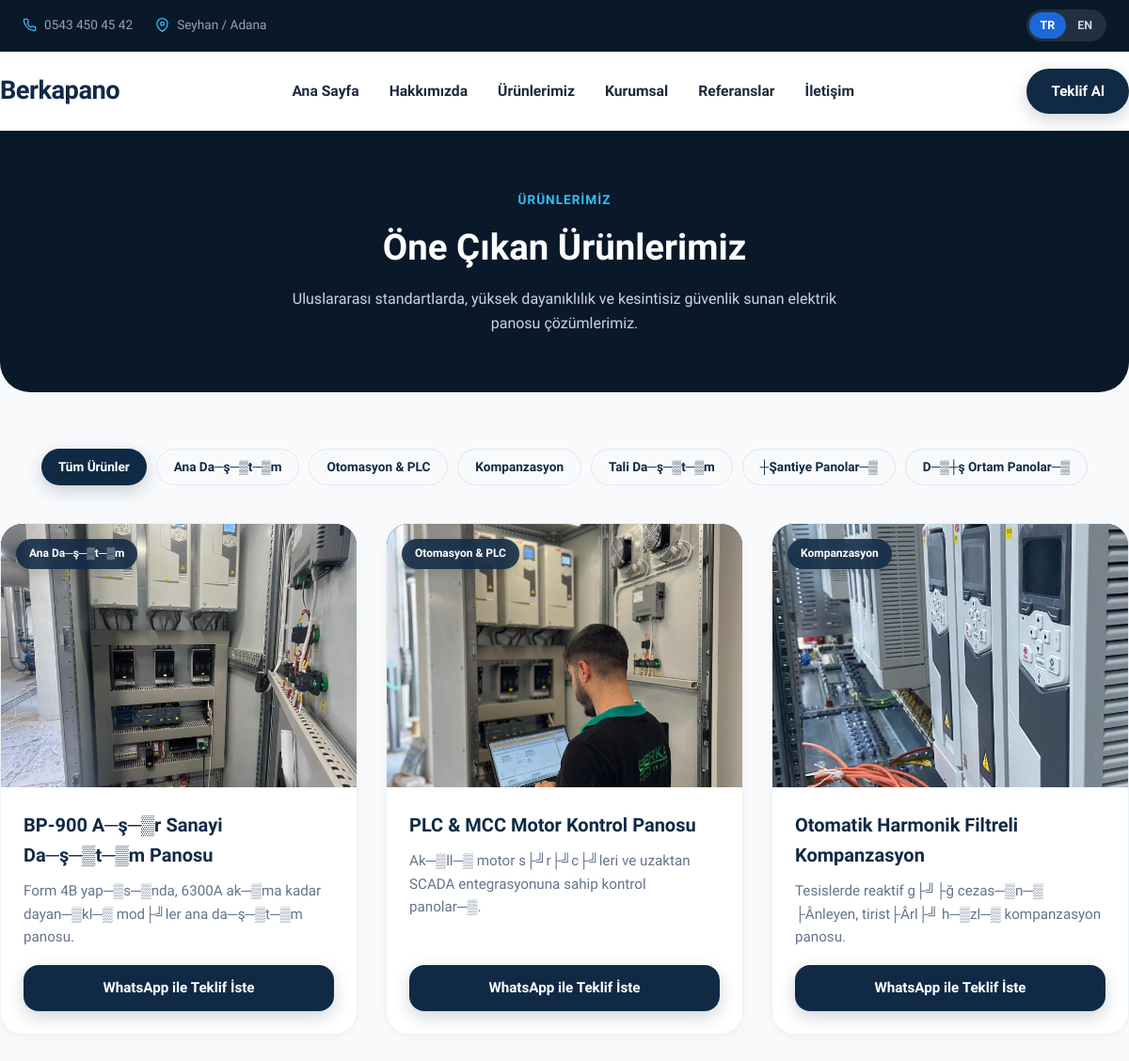
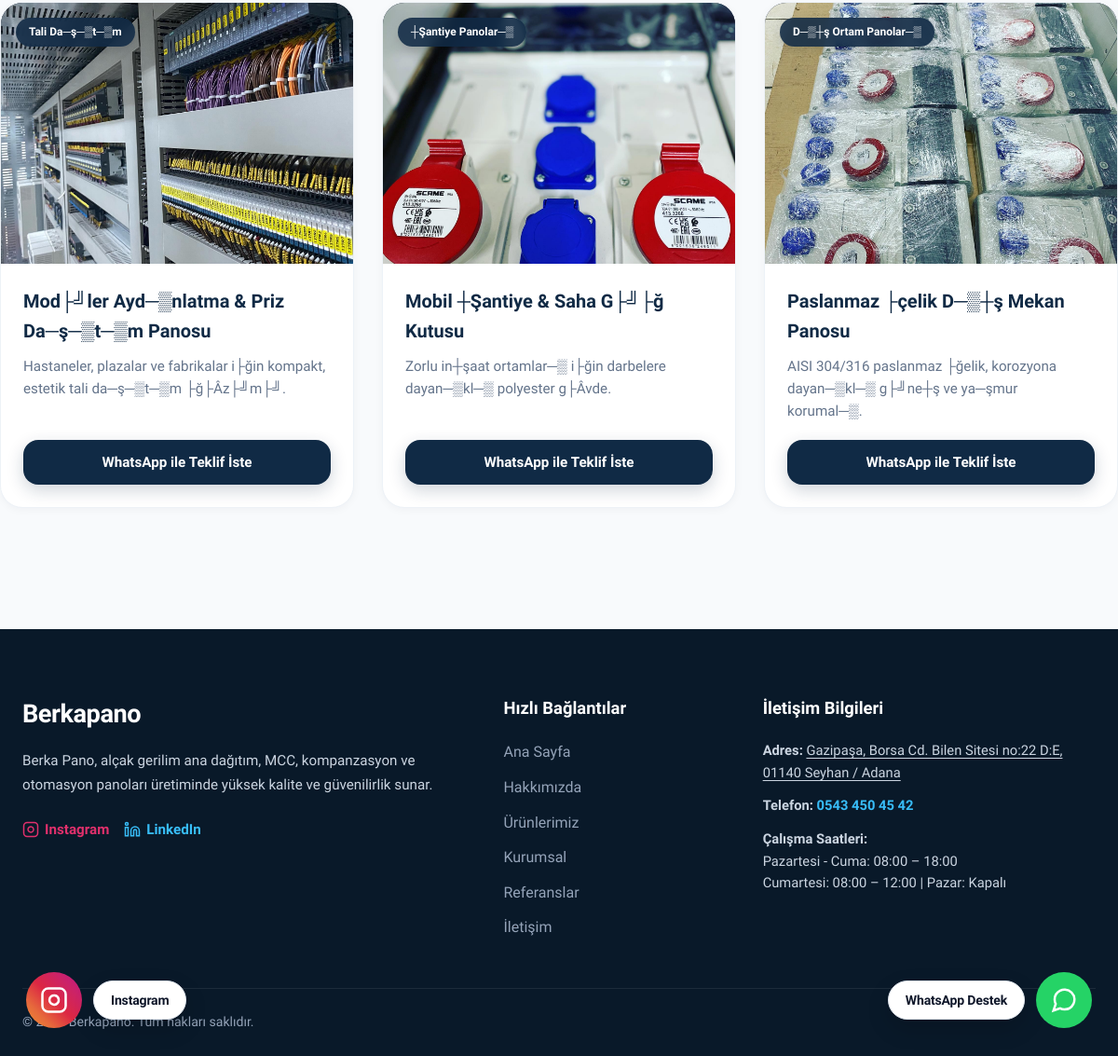
/products.php, run on the app's committed database (2 pictures, top to bottom).
### tables this page shows
CREATE TABLE `products` (
  `id` int(11) NOT NULL AUTO_INCREMENT,
  `category` varchar(100) NOT NULL DEFAULT 'Genel',
  `title_tr` varchar(255) NOT NULL,
  `title_en` varchar(255) NOT NULL,
  `code` varchar(100) NOT NULL,
  `short_desc_tr` text DEFAULT NULL,
  `short_desc_en` text DEFAULT NULL,
  `specs_tr` text DEFAULT NULL,
  `specs_en` text DEFAULT NULL,
  `image` varchar(255) DEFAULT NULL,
  `is_featured` tinyint(1) DEFAULT 0,
  `sort_order` int(11) DEFAULT 0,
  `created_at` datetime DEFAULT current_timestamp(),
  PRIMARY KEY (`id`)
);

### inc/lang.php (called while the page is built, shortened)
<?php
$currentLang = $_SESSION['lang'] ?? 'tr';
function t(string $key, ?string $lang = null): string {
    global $translations, $currentLang;
    $l = $lang ?? $currentLang;
    return $translations[$l][$key] ?? $translations['tr'][$key] ?? $key;
}
function localized(?array $row, string $fieldPrefix, ?string $lang = null): string {
    global $currentLang;
    $l = $lang ?? $currentLang;
    $field = $fieldPrefix . '_' . $l;
    if (!empty($row[$field])) {
        return (string)$row[$field];
    }
    $fallbackField = $fieldPrefix . '_tr';
    return (string)($row[$fallbackField] ?? $row[$fieldPrefix] ?? '');
}

### inc/config.php (called while the page is built, shortened)
<?php
function getSettings(PDO $db): array {
    $stmt = $db->query("SELECT setting_key, setting_value FROM settings");
    $settings = [];
    while ($row = $stmt->fetch()) {
        $settings[$row['setting_key']] = $row['setting_value'];
    }
    return $settings;
}
function e(?string $string): string {
    return htmlspecialchars($string ?? '', ENT_QUOTES | ENT_SUBSTITUTE, 'UTF-8');
}

### products.php (the view, shortened to what this page needs)
<?php
require_once __DIR__ . '/inc/config.php';
require_once __DIR__ . '/inc/lang.php';
$selectedCat = $_GET['cat'] ?? null;
if ($selectedCat) {
    $stmt = $db->prepare("SELECT * FROM products WHERE category LIKE ? ORDER BY sort_order ASC, id DESC");
    $stmt->execute(['%' . $selectedCat . '%']);
} else {
    $stmt = $db->query("SELECT * FROM products ORDER BY sort_order ASC, id DESC");
}
$products = $stmt->fetchAll();
$categories = $db->query("SELECT DISTINCT category FROM products WHERE category IS NOT NULL AND category != ''")->fetchAll(PDO::FETCH_COLUMN);
require_once __DIR__ . '/inc/header.php';
?>
<div style="background: var(--color-primary-dark); color: #fff; padding: 60px 0; border-bottom-left-radius: var(--radius-xl); border-bottom-right-radius: var(--radius-xl);">
    <div class="container" style="text-align: center;">
        <span class="section-tag" style="color: #38bdf8;"><?= t('nav_products') ?></span>
        <h1 style="font-size: 2.4rem; font-weight: 800; font-family: var(--font-display); margin-bottom: 12px;"><?= t('featured_products') ?></h1>
        <p style="color: #cbd5e1; max-width: 600px; margin: 0 auto;"><?= t('featured_products_desc') ?></p>
    </div>
</div>
<div class="container section-wrapper">
    <div style="display: flex; gap: 10px; justify-content: center; flex-wrap: wrap; margin-bottom: 40px;">
        <a href="products.php" class="btn <?= empty($selectedCat) ? 'btn-primary' : 'btn-outline' ?>" style="padding: 8px 18px; font-size: 0.85rem;">
            <?= t('all_products') ?>
        </a>
        <?php foreach ($categories as $cat): ?>
            <a href="products.php?cat=<?= urlencode($cat) ?>"
               class="btn <?= ($selectedCat === $cat) ? 'btn-primary' : 'btn-outline' ?>"
               style="padding: 8px 18px; font-size: 0.85rem;">
                <?= e($cat) ?>
            </a>
        <?php endforeach; ?>
    </div>
    <div class="product-grid">
        <?php if (empty($products)): ?>
            <div style="grid-column: 1 / -1; text-align: center; padding: 60px; color: var(--color-text-muted);">
                <h3>Bu kategoride henüz ürün bulunmuyor.</h3>
            </div>
        <?php else: ?>
            <?php foreach ($products as $prod): ?>
                <div class="product-card">
                    <div class="product-img-wrap">
                        <span class="product-tag"><?= e($prod['category']) ?></span>
                        <img src="images/<?= e($prod['image']) ?>" alt="<?= e(localized($prod, 'title')) ?>">
                    </div>
                    <div class="product-content">
                        <h3 class="product-title"><?= e(localized($prod, 'title')) ?></h3>
                        <p class="product-desc"><?= e(localized($prod, 'short_desc')) ?></p>
                        <a href="https://wa.me/905434504542?text=Merhaba,%20<?= urlencode(localized($prod, 'title')) ?>%20hakkinda%20bilgi%20ve%20fiyat%20almak%20istiyorum." target="_blank" rel="noopener" class="btn btn-primary" style="width: 100%; border-radius: var(--radius-md);">
                            WhatsApp ile Teklif İste
                        </a>
                    </div>
                </div>
            <?php endforeach; ?>
        <?php endif; ?>
    </div>
</div>
<?php require_once __DIR__ . '/inc/footer.php'; ?>

### inc/header.php (shortened to what this page needs)
<?php
$settings = getSettings($db);
?>
<!DOCTYPE html>
<html lang="<?= e($currentLang) ?>">
<head>
    <link rel="stylesheet" href="css/style.css">
</head>
<body>
    <header class="topbar">
        <div class="container topbar-content">
            <div class="topbar-items">
                <div class="topbar-item">
                    <a href="tel:<?= preg_replace('/\s+/', '', $settings['phone'] ?? '05434504542') ?>"><?= e($settings['phone'] ?? '0543 450 45 42') ?></a>
                </div>
                <div class="topbar-item">
                    <svg viewBox="0 0 24 24" fill="none" stroke="currentColor" stroke-width="2"><path d="M21 10c0 7-9 13-9 13s-9-6-9-13a9 9 0 0118 0z"/><circle cx="12" cy="10" r="3"/></svg>
                    <span>Seyhan / Adana</span>
                </div>
            </div>
            <div class="topbar-actions">
                <div class="lang-switch">
                    <a href="?lang=tr" class="lang-btn <?= $currentLang === 'tr' ? 'active' : '' ?>">TR</a>
                    <a href="?lang=en" class="lang-btn <?= $currentLang === 'en' ? 'active' : '' ?>">EN</a>
                </div>
            </div>
        </div>
    </header>
    <div class="site-header">
        <div class="container navbar">
            <a href="index.php" class="logo">
                Berkapano
            </a>
            <ul class="nav-menu" id="navMenu">
                <li><a href="index.php" class="nav-link"><?= t('nav_home') ?></a></li>
                <li><a href="page.php?slug=hakkimizda" class="nav-link"><?= t('nav_about') ?></a></li>
                <li><a href="products.php" class="nav-link"><?= t('nav_products') ?></a></li>
                <li><a href="page.php?slug=kalite-politikamiz" class="nav-link"><?= t('nav_corporate') ?></a></li>
                <li><a href="page.php?slug=referanslar" class="nav-link"><?= t('nav_references') ?></a></li>
                <li><a href="contact.php" class="nav-link"><?= t('nav_contact') ?></a></li>
            </ul>
            <div class="nav-cta">
                <a href="https://wa.me/905434504542?text=Merhaba,%20pano%20fiyat%20teklifi%20almak%20istiyorum." target="_blank" rel="noopener" class="btn btn-primary"><?= t('nav_quote') ?></a>
            </div>
        </div>
    </div>

### inc/footer.php (shortened to what this page needs)
    <footer class="site-footer">
        <div class="container">
            <div class="footer-grid">
                <div>
                    <a href="index.php" class="logo" style="color: #fff; margin-bottom: 16px; display: inline-block;">
                        Berkapano
                    </a>
                    <p style="font-size: 0.95rem; line-height: 1.7; margin-bottom: 22px; color: #cbd5e1;"><?= t('footer_about') ?></p>
                    <div style="display: flex; gap: 16px; align-items: center;">
                        <a href="https://www.instagram.com/berkapano/" target="_blank" rel="noopener" style="color:#e1306c; font-size: 0.95rem; font-weight:800; display:flex; align-items:center; gap:6px;">
                            <svg width="18" height="18" viewBox="0 0 24 24" fill="none" stroke="currentColor" stroke-width="2"><rect x="2" y="2" width="20" height="20" rx="5" ry="5"/><path d="M16 11.37A4 4 0 1112.63 8 4 4 0 0116 11.37zm1.5-4.87h.01"/></svg>
                            <span>Instagram</span>
                        </a>
                        <a href="https://tr.linkedin.com/company/berka-pano" target="_blank" rel="noopener" style="color:#38bdf8; font-size: 0.95rem; font-weight:800; display:flex; align-items:center; gap:6px;">
                            <svg width="18" height="18" viewBox="0 0 24 24" fill="none" stroke="currentColor" stroke-width="2"><path d="M16 8a6 6 0 016 6v7h-4v-7a2 2 0 00-2-2 2 2 0 00-2 2v7h-4v-7a6 6 0 016-6z"/><rect x="2" y="9" width="4" height="12"/><circle cx="4" cy="4" r="2"/></svg>
                            <span>LinkedIn</span>
                        </a>
                    </div>
                </div>
                <div>
                    <h4 class="footer-col-title"><?= t('quick_links') ?></h4>
                    <ul class="footer-links">
                        <li><a href="index.php"><?= t('nav_home') ?></a></li>
                        <li><a href="page.php?slug=hakkimizda"><?= t('nav_about') ?></a></li>
                        <li><a href="products.php"><?= t('nav_products') ?></a></li>
                        <li><a href="page.php?slug=kalite-politikamiz"><?= t('nav_corporate') ?></a></li>
                        <li><a href="page.php?slug=referanslar"><?= t('nav_references') ?></a></li>
                        <li><a href="contact.php"><?= t('nav_contact') ?></a></li>
                    </ul>
                </div>
                <div>
                    <h4 class="footer-col-title"><?= t('contact_info') ?></h4>
                    <p style="font-size: 0.92rem; margin-bottom: 12px; line-height: 1.6; color: #cbd5e1;">
                        <strong>Adres:</strong> <a href="https://maps.app.goo.gl/FhFeZCzzNvWz7edZ7" target="_blank" rel="noopener" style="color: #cbd5e1; text-decoration: underline; text-underline-offset: 3px;">Gazipaşa, Borsa Cd. Bilen Sitesi no:22 D:E, 01140 Seyhan / Adana</a>
                    </p>
                    <p style="font-size: 0.92rem; margin-bottom: 12px; color: #cbd5e1;">
                        <strong>Telefon:</strong> <a href="tel:05434504542" style="color: #38bdf8; font-weight: 700;">0543 450 45 42</a>
                    </p>
                    <p style="font-size: 0.92rem; color: #cbd5e1;">
                        <strong>Çalışma Saatleri:</strong><br>
                        Pazartesi - Cuma: 08:00 – 18:00<br>
                        Cumartesi: 08:00 – 12:00 | Pazar: Kapalı
                    </p>
                </div>
            </div>
            <div class="footer-bottom">
                <p>&copy; <?= date('Y') ?> Berkapano. <?= t('all_rights_reserved') ?></p>
            </div>
        </div>
    </footer>
    <a href="https://www.instagram.com/berkapano/" target="_blank" rel="noopener" class="floating-btn-wrap floating-instagram" title="Bizi Instagram'da Takip Edin">
        <div class="floating-circle">
            <svg width="30" height="30" viewBox="0 0 24 24" fill="none" stroke="currentColor" stroke-width="2"><rect x="2" y="2" width="20" height="20" rx="5" ry="5"/><path d="M16 11.37A4 4 0 1112.63 8 4 4 0 0116 11.37zm1.5-4.87h.01"/></svg>
        </div>
        <span class="floating-label">Instagram</span>
    </a>
    <a href="https://wa.me/905434504542?text=Merhaba,%20Berka%20Pano%20hakk%C4%B1nda%20bilgi%20ve%20fiyat%20teklifi%20almak%20istiyorum." target="_blank" rel="noopener" class="floating-btn-wrap floating-whatsapp" title="WhatsApp ile Hızlı İletişim">
        <span class="floating-label">WhatsApp Destek</span>
        <div class="floating-circle">
            <svg width="30" height="30" viewBox="0 0 24 24" fill="none" stroke="currentColor" stroke-width="2"><path d="M21 11.5a8.38 8.38 0 01-.9 3.8 8.5 8.5 0 01-7.6 4.7 8.38 8.38 0 01-3.8-.9L3 21l1.9-5.7a8.38 8.38 0 01-.9-3.8 8.5 8.5 0 014.7-7.6 8.38 8.38 0 013.8-.9h.5a8.48 8.48 0 018 8v.5z"/></svg>
        </div>
    </a>
</body>
</html>

### data on the page
products: category "Ana Da─ş─▒t─▒m", image (picture), title_tr "BP-900 A─ş─▒r Sanayi Da─ş─▒t─▒m Panosu", short_desc_tr "Form 4B yap─▒s─▒nda, 6300A ak─▒ma kadar dayan─▒kl─▒ mod├╝ler ana da─ş─▒t─▒m panosu."
products: category "Otomasyon & PLC", image (picture), title_tr "PLC & MCC Motor Kontrol Panosu", short_desc_tr "Ak─▒ll─▒ motor s├╝r├╝c├╝leri ve uzaktan SCADA entegrasyonuna sahip kontrol panolar─▒."
products: category "Kompanzasyon", image (picture), title_tr "Otomatik Harmonik Filtreli Kompanzasyon", short_desc_tr "Tesislerde reaktif g├╝├ğ cezas─▒n─▒ ├Ânleyen, tirist├Ârl├╝ h─▒zl─▒ kompanzasyon panosu."
products: category "Tali Da─ş─▒t─▒m", image (picture), title_tr "Mod├╝ler Ayd─▒nlatma & Priz Da─ş─▒t─▒m Panosu", short_desc_tr "Hastaneler, plazalar ve fabrikalar i├ğin kompakt, estetik tali da─ş─▒t─▒m ├ğ├Âz├╝m├╝."
products: category "┼Şantiye Panolar─▒", image (picture), title_tr "Mobil ┼Şantiye & Saha G├╝├ğ Kutusu", short_desc_tr "Zorlu in┼şaat ortamlar─▒ i├ğin darbelere dayan─▒kl─▒ polyester g├Âvde."
products: category "D─▒┼ş Ortam Panolar─▒", image (picture), title_tr "Paslanmaz ├çelik D─▒┼ş Mekan Panosu", short_desc_tr "AISI 304/316 paslanmaz ├ğelik, korozyona dayan─▒kl─▒ g├╝ne┼ş ve ya─şmur korumal─▒."

### other printed values
$settings['phone'] "0543 450 45 42"
t('nav_home') "Ana Sayfa"
t('nav_about') "Hakkımızda"
t('nav_products') "Ürünlerimiz"
t('nav_corporate') "Kurumsal"
t('nav_references') "Referanslar"
t('nav_contact') "İletişim"
t('nav_quote') "Teklif Al"
t('nav_products') "ÜRÜNLERIMIZ"
t('featured_products') "Öne Çıkan Ürünlerimiz"
t('featured_products_desc') "Uluslararası standartlarda, yüksek dayanıklılık ve kesintisiz güvenlik sunan elektrik panosu çözümlerimiz."
t('all_products') "Tüm Ürünler"
$cat "Ana Da─ş─▒t─▒m"
$cat "Otomasyon & PLC"
$cat "Kompanzasyon"
